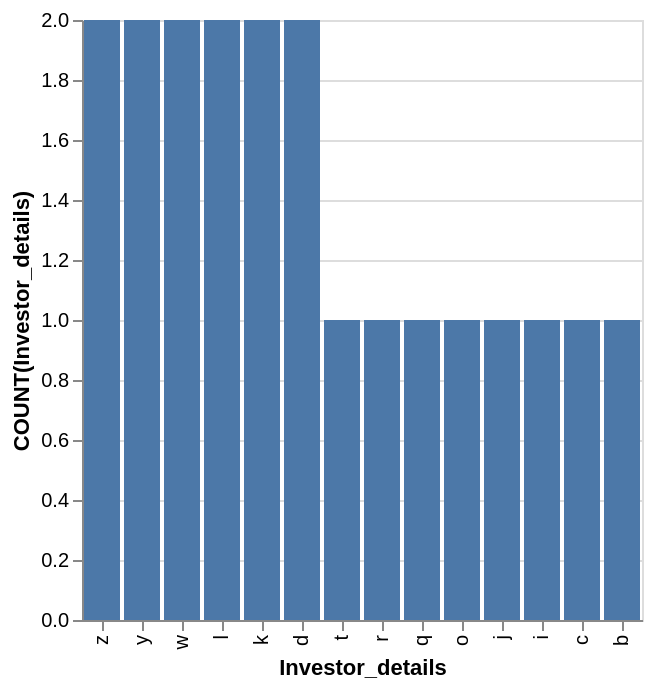

Describe this chart as a Vega-Lite specification.
### Vega-Lite specification from a JSON file in a GitHub repository (floating-point values rounded to 4 significant figures)
{"data": {"values": [{"x_data": "z", "y_data": 2}, {"x_data": "y", "y_data": 2}, {"x_data": "w", "y_data": 2}, {"x_data": "l", "y_data": 2}, {"x_data": "k", "y_data": 2}, {"x_data": "d", "y_data": 2}, {"x_data": "t", "y_data": 1}, {"x_data": "r", "y_data": 1}, {"x_data": "q", "y_data": 1}, {"x_data": "o", "y_data": 1}, {"x_data": "j", "y_data": 1}, {"x_data": "i", "y_data": 1}, {"x_data": "c", "y_data": 1}, {"x_data": "b", "y_data": 1}]}, "mark": "bar", "encoding": {"x": {"field": "x_data", "type": "nominal", "title": "Investor_details", "sort": {"op": "sum", "field": "y_data", "order": "descending"}}, "y": {"field": "y_data", "type": "quantitative", "title": "COUNT(Investor_details)"}}}
